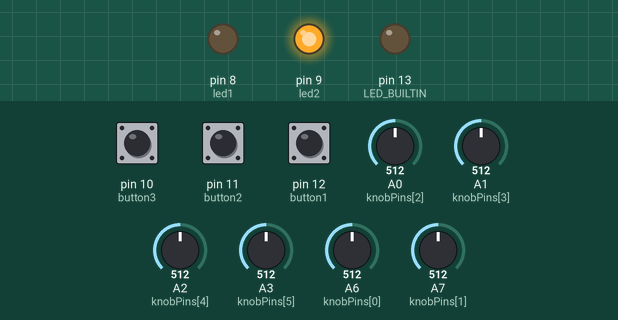
Bench run of a sketch on a simulated Arduino Nano, built with avr-gcc and run on an emulated ATmega328P. Parts: output pins drawn as LEDs (lit = HIGH). The inputs (shaded band) are chosen by the test bench; at power-on: A0 (knobPins[2]) = 512, pin 10 (button3) LOW, A1 (knobPins[3]) = 512, A2 (knobPins[4]) = 512, pin 11 (button2) LOW, pin 12 (button1) LOW, A3 (knobPins[5]) = 512, A6 (knobPins[0]) = 512, A7 (knobPins[1]) = 512. MIDI output is not drawn; pins used as bus, display or sensor lines are not drawn.

Above: at 1.2 s.
1.3 s: A0 (knobPins[2]) set to 716
At 2.6 s:
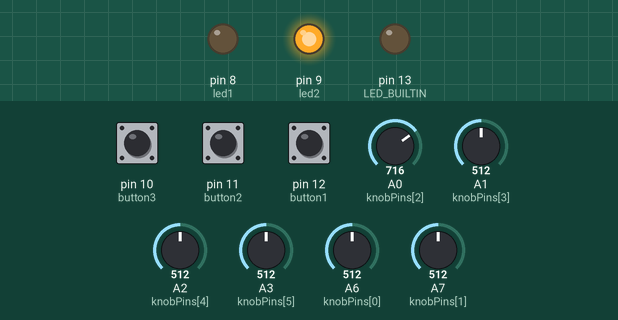
2.9 s: pin 10 (button3) pulled HIGH for 0.15 s
At 3.4 s:
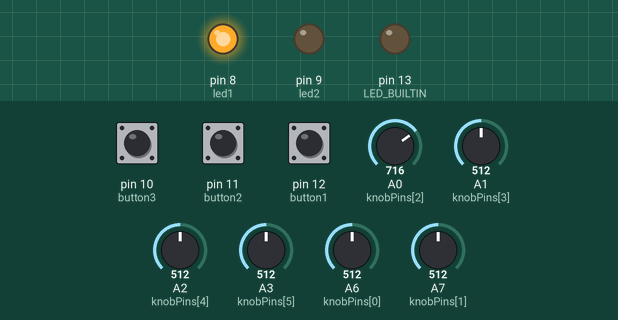
4.5 s: A1 (knobPins[3]) set to 716
At 5.5 s:
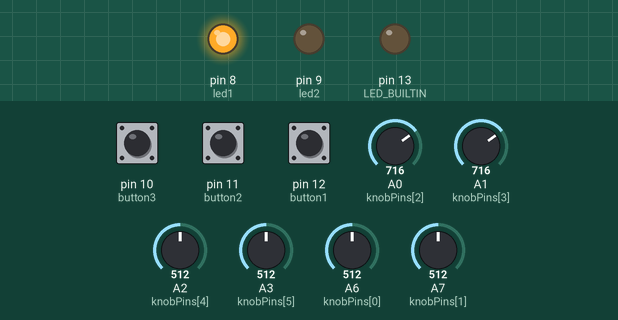
6.1 s: pin 10 (button3) pulled HIGH for 1 s
At 6.7 s:
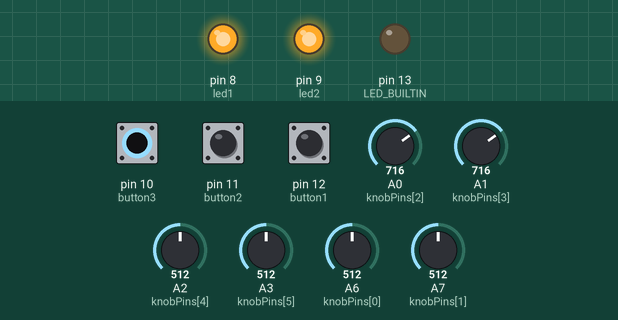
8.6 s: A2 (knobPins[4]) set to 716
At 9.4 s:
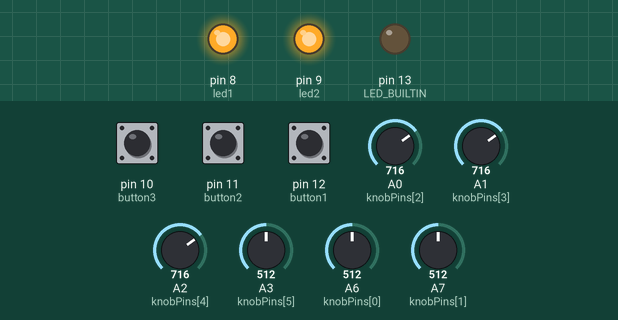
10.2 s: pin 10 (button3) pulled HIGH for 0.15 s
At 11.3 s:
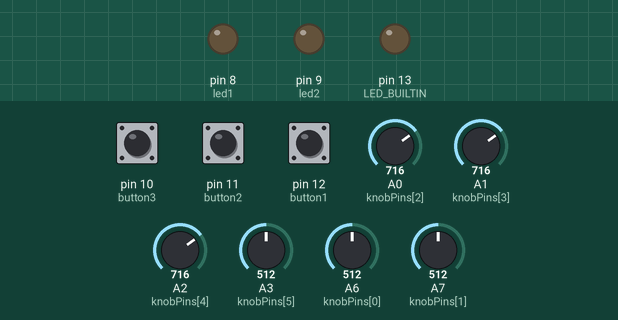
Timing chart, 0 to 12.8 s (numbered marks = the images above; inputs shaded):
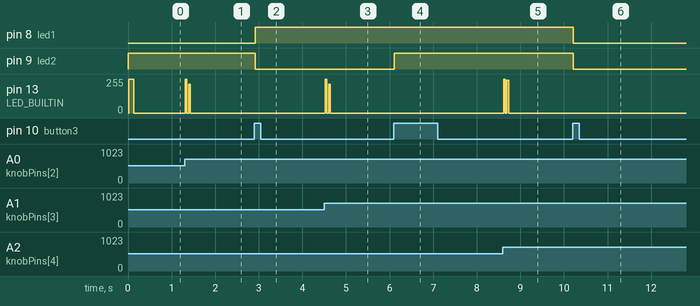

Measured:
- after the input at 1.3 s, pin 13 (LED_BUILTIN): 0/255 → 255/255 at once, → 0/255 0.03 s later, → 216/255 0.04 s later, → 0/255 0.04 s later
- after the input at 2.9 s, pin 8 (led1): LOW → HIGH at once; pin 9 (led2): HIGH → LOW at once
- after the input at 4.5 s, pin 13 (LED_BUILTIN): 0/255 → 255/255 at once, → 0/255 0.03 s later, → 214/255 0.04 s later, → 0/255 0.04 s later
- after the input at 6.1 s, pin 9 (led2): LOW → HIGH at once
- after the input at 8.6 s, pin 13 (LED_BUILTIN): 0/255 → 255/255 at once, → 0/255 0.03 s later, → 245/255 0.04 s later, → 0/255 0.04 s later
- after the input at 10.2 s, pin 8 (led1), pin 9 (led2): HIGH → LOW at once

The sketch:

48knobs.ino
```cpp
#define OUT_MIDI

#ifdef OUT_MIDI
#include <MIDI.h>
MIDI_CREATE_DEFAULT_INSTANCE();
#endif

#include "button.cpp"

// pin definitions
const int led1 = 8;
const int led2 = 9;

Button button1(12);
Button button2(11);
Button button3(10);

// select pins
const int S0 = 2;
const int S1 = 3;
const int S2 = 4;

// column number mapping
const int knobCols[8] = {5,7,3,1,2,4,0,6};
// analog output pins
const int knobPins[6] = {A6, A7, A0, A1, A2, A3};

const int avg = 4;
int knobs[6][8][avg];
float lastSent[6][8];
int pAvg = 0;

int midiChannel = 1;
int ccStart = 12;
bool midiDumpFlag = false;

// Selects a column using column mapping
// currently the mapping is set so that
// 0 = leftmost column
// 7 = rightmost column
int setColumn (const byte which) {
  byte col = knobCols[which];
  digitalWrite (S0, (col & 1) ? HIGH : LOW);  // low-order bit
  digitalWrite (S1, (col & 2) ? HIGH : LOW);
  digitalWrite (S2, (col & 4) ? HIGH : LOW);  // high-order bit
}

// Reads a potentiometer
// 0 = top potentiometer
// 5 = bottom potentiometer
// returns a number 0-1023
int readPotentiometer(const byte which) {
  return 1023 - analogRead(knobPins[which]);
}

// button events
void ccStartLED(){
  if(midiChannel < 1)
    midiChannel = 1;
  if(midiChannel > 16)
    midiChannel = 16;
  digitalWrite(led2, (midiChannel & 1) ? HIGH : LOW);
  digitalWrite(led1, (midiChannel & 2) ? HIGH : LOW);
}
void incCCStart(){ midiChannel++;ccStartLED(); }
void decCCStart(){ midiChannel--;ccStartLED(); }
void midiDump(){ midiDumpFlag = true; }

void sendNRPN(uint8_t NRPNNumberMSB, uint8_t NRPNNumberLSB, int16_t value, uint8_t channel) {
  MIDI.sendControlChange(99, NRPNNumberLSB & 0x7F, channel); //NRPN Number LSB
  MIDI.sendControlChange(98, NRPNNumberMSB & 0x7F, channel);  //NRPN Number MSB
  MIDI.sendControlChange(6, (value>>3) & 0x7f, channel);  //NRPN MSB
  // MIDI.sendControlChange(38, value & 0x7f, channel); //NRPN LSB
}

void setup() {
  #ifdef OUT_MIDI
  MIDI.begin(MIDI_CHANNEL_OFF); // input MIDI channel, not usable on this controller, 255 = off
  #else
  Serial.begin(9600);
  #endif

  pinMode(S0, OUTPUT);
  pinMode(S1, OUTPUT);
  pinMode(S2, OUTPUT);

  pinMode(led1, OUTPUT);
  pinMode(led2, OUTPUT);

  pinMode(LED_BUILTIN, OUTPUT);

  button1.onDown = &midiDump;
  button2.onDown = &decCCStart;
  button3.onDown = &incCCStart;

  ccStartLED();
}

void loop() {
  button1.update();
  button2.update();
  button3.update();

  digitalWrite(LED_BUILTIN, LOW);

  for (byte col = 0; col < 8; col++) {
    setColumn(col);
    for (byte row = 0; row < 6; row++){
      int knob = readPotentiometer(row);

      int sum = 0;
      for(byte i = 0; i < avg; i++){
        sum += knobs[row][col][i];
      }

      float avgKnob = sum/(float)avg;

      if(abs(avgKnob-lastSent[row][col]) > 2 || midiDumpFlag){
        lastSent[row][col] = avgKnob;
        int intAvgKnob = ((int)round(avgKnob));
        #ifdef OUT_MIDI
        MIDI.sendControlChange(ccStart+row*8+col, (intAvgKnob>>3) & 0x7f, midiChannel);
        // sendNRPN(ccStart+row*8+col, 1, intAvgKnob, midiChannel);
        #else
        Serial.print(col);
        Serial.print("x");
        Serial.print(row);
        Serial.print("=");
        Serial.println(avgKnob);
        #endif
        digitalWrite(LED_BUILTIN, HIGH);
      }

      knobs[row][col][pAvg] = knob;
    }
  }
  pAvg = (pAvg+1)%avg;
  midiDumpFlag = false;
  delay(10);
}
```

button.cpp
```cpp
#include "Arduino.h"

// handles button events
class Button {
  public:
    Button(int pin){
      pin_ = pin;
      pinMode(pin, INPUT);
    }
    void (*onDown)(void);
    void update(){
      state_ = digitalRead(pin_);
      if(lastState_ != state_){
        if(state_ == HIGH){
          onDown();
        }
      }

      lastState_ = state_;
    }
  private:
    int state_;
    int lastState_;
    int pin_;
};
```
